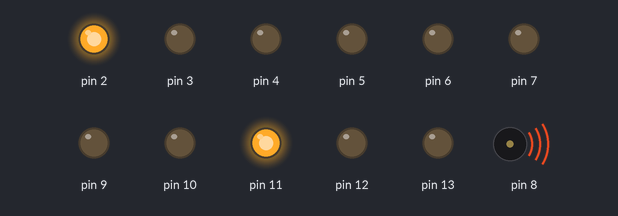
The sketch below on a simulated Arduino Uno, built with avr-gcc and run on an emulated ATmega328P. On the bench: output pins drawn as LEDs (lit = HIGH), buzzer (waves = sounding). Pins used as bus, display or sensor lines are not drawn.

Above: at 1.05 s.
At 8.6 s:
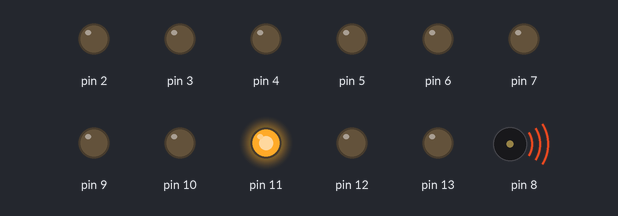
At 12.5 s:
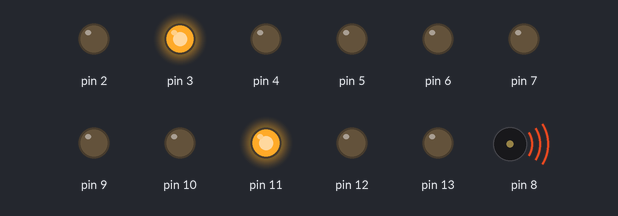
At 23.9 s:
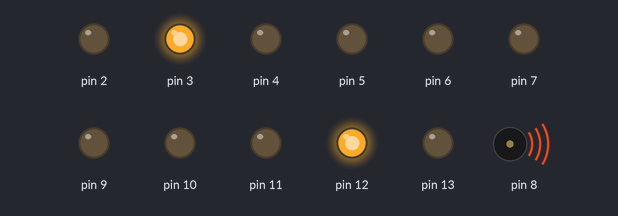
At 27.8 s:
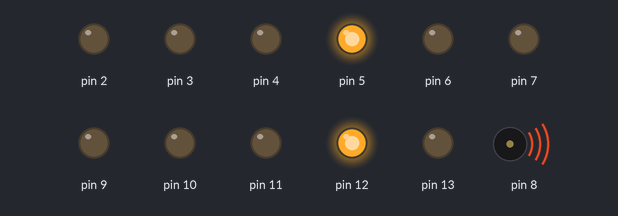
At 39.2 s:
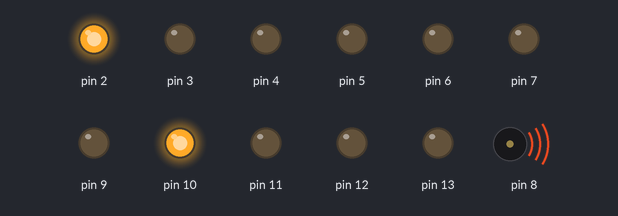
Timing chart, 0 to 40.0 s (numbered marks = the images above):
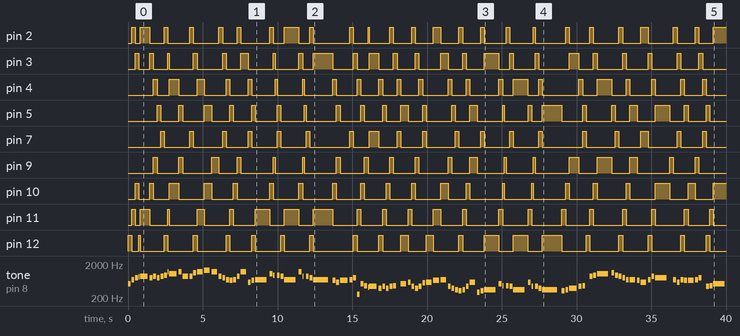

The sketch:

littleroot.ino
```cpp
 #include "pitches.h"

int DUR_SEMIBREVE_DOTTED = 3000;
int DUR_SEMIBREVE = 1500;
int DUR_MINIM_DOTTED = DUR_SEMIBREVE / 3 * 2;
int DUR_MINIM = DUR_SEMIBREVE / 2;
int DUR_CROCHET_DOTTED = DUR_SEMIBREVE / 3;
int DUR_CROCHET = DUR_SEMIBREVE / 4;
int DUR_QUAVER_DOTTED = DUR_SEMIBREVE / 6;
int DUR_QUAVER = DUR_SEMIBREVE / 8;
int DUR_SEMIQUAVER_DOTTED = DUR_SEMIBREVE / 12;
int DUR_SEMIQUAVER = DUR_SEMIBREVE / 16;
int DUR_DEMISEMIQUAVER_DOTTED = DUR_SEMIBREVE / 24;
int DUR_DEMISEMIQUAVER = DUR_SEMIBREVE / 32;

int introMelody[] = {
  NOTE_C5, NOTE_F5, NOTE_G5
};

int introNoteDurations[] = {
  DUR_QUAVER, DUR_QUAVER, DUR_QUAVER
};

int loopedMelody[] = {
//verse1
  NOTE_GS5, NOTE_A5, NOTE_G5, NOTE_A5, NOTE_G5, NOTE_A5, NOTE_AS5,
  NOTE_D6, NOTE_C6, NOTE_D6, NOTE_A5, NOTE_A5, NOTE_CS6,
  NOTE_D6, NOTE_E6, NOTE_D6, NOTE_A5, NOTE_G5,
  NOTE_F5, NOTE_E5, NOTE_F5, NOTE_A5, NOTE_D6, NOTE_D5, NOTE_E5,

  NOTE_F5, NOTE_C6, NOTE_AS5, 0, NOTE_AS5, NOTE_A5,
  NOTE_F5, NOTE_D6, NOTE_A5, 0, NOTE_A5, NOTE_G5,
  NOTE_F5, NOTE_E5, NOTE_D5,
  NOTE_E5, NOTE_F5, NOTE_G5, NOTE_C4, NOTE_C5, NOTE_AS4,

//verse2
  NOTE_GS4, NOTE_A4, NOTE_G4, NOTE_A4, NOTE_G4, NOTE_A4, NOTE_AS4,
  0, NOTE_C5, NOTE_D5, NOTE_A4, NOTE_G4, NOTE_A4, NOTE_CS5,
  NOTE_D5, NOTE_E5, NOTE_F5, NOTE_A4, NOTE_G4,
  NOTE_F4, NOTE_E4, NOTE_F4, NOTE_A4, NOTE_D5, NOTE_D4, NOTE_E4,

  NOTE_F4, NOTE_C5, NOTE_AS4, 0, NOTE_AS4, NOTE_A4,
  NOTE_F4, NOTE_D5, NOTE_A4, 0, NOTE_A4, NOTE_G4,
  NOTE_F4, NOTE_E4, NOTE_F4,
  NOTE_G4, NOTE_A4, NOTE_AS4, 0, NOTE_A5, NOTE_AS5,

//verse3
  NOTE_C6, NOTE_CS6, NOTE_AS5, NOTE_A5, NOTE_G5,
  NOTE_F5, NOTE_F5, NOTE_E5, NOTE_D5, NOTE_F5, NOTE_A5,
  NOTE_G5, 0, NOTE_F5, NOTE_D5, NOTE_F5,
  NOTE_E5, NOTE_E5, NOTE_F5, NOTE_G5, 0, NOTE_A4, NOTE_AS4,

  NOTE_C5, NOTE_CS5, NOTE_A4, NOTE_CS5, NOTE_E5,
  NOTE_G5, NOTE_F5, NOTE_E5, NOTE_F5, NOTE_D5, NOTE_F5, NOTE_A5,
  NOTE_G5, 0, NOTE_F5, NOTE_D5, NOTE_F5,
  NOTE_E5, NOTE_E5, NOTE_F5, NOTE_G5, 0, NOTE_AS5, NOTE_G5
};

int loopedNoteDurations[] = {
//verse1
  DUR_DEMISEMIQUAVER_DOTTED, DUR_CROCHET_DOTTED, DUR_QUAVER, DUR_QUAVER, DUR_QUAVER, DUR_QUAVER, DUR_QUAVER,
  DUR_DEMISEMIQUAVER_DOTTED, DUR_CROCHET_DOTTED, DUR_QUAVER, DUR_CROCHET, DUR_QUAVER, DUR_QUAVER,
  DUR_CROCHET, DUR_CROCHET, DUR_CROCHET, DUR_QUAVER, DUR_QUAVER,
  DUR_QUAVER, DUR_QUAVER, DUR_QUAVER, DUR_QUAVER, DUR_CROCHET, DUR_QUAVER, DUR_QUAVER,

  DUR_MINIM, DUR_QUAVER, DUR_SEMIQUAVER, DUR_SEMIQUAVER, DUR_QUAVER, DUR_QUAVER,
  DUR_MINIM, DUR_QUAVER, DUR_SEMIQUAVER, DUR_SEMIQUAVER, DUR_QUAVER, DUR_QUAVER,
  DUR_MINIM_DOTTED, DUR_QUAVER, DUR_QUAVER,
  DUR_CROCHET_DOTTED, DUR_QUAVER, DUR_QUAVER, DUR_QUAVER, DUR_QUAVER, DUR_QUAVER,

//verse2
  DUR_DEMISEMIQUAVER_DOTTED, DUR_CROCHET_DOTTED, DUR_QUAVER, DUR_QUAVER, DUR_QUAVER, DUR_QUAVER, DUR_QUAVER,
  DUR_QUAVER, DUR_CROCHET, DUR_QUAVER, DUR_QUAVER, DUR_QUAVER, DUR_QUAVER, DUR_QUAVER,
  DUR_CROCHET, DUR_CROCHET, DUR_CROCHET, DUR_QUAVER, DUR_QUAVER,
  DUR_QUAVER, DUR_QUAVER, DUR_QUAVER, DUR_QUAVER, DUR_CROCHET, DUR_QUAVER, DUR_QUAVER,

  DUR_MINIM, DUR_QUAVER, DUR_SEMIQUAVER, DUR_SEMIQUAVER, DUR_QUAVER, DUR_QUAVER,
  DUR_MINIM, DUR_QUAVER, DUR_SEMIQUAVER, DUR_SEMIQUAVER, DUR_QUAVER, DUR_QUAVER,
  DUR_MINIM_DOTTED, DUR_QUAVER, DUR_QUAVER,
  DUR_CROCHET_DOTTED, DUR_QUAVER, DUR_QUAVER, DUR_QUAVER, DUR_QUAVER, DUR_QUAVER,

//  verse3
  DUR_MINIM, DUR_QUAVER, DUR_QUAVER, DUR_QUAVER, DUR_QUAVER,
  DUR_QUAVER, DUR_CROCHET, DUR_QUAVER, DUR_CROCHET, DUR_QUAVER, DUR_QUAVER,
  DUR_MINIM, DUR_QUAVER, DUR_QUAVER, DUR_QUAVER, DUR_QUAVER,
  DUR_QUAVER, DUR_CROCHET, DUR_QUAVER, DUR_QUAVER, DUR_QUAVER, DUR_QUAVER, DUR_QUAVER,

  DUR_MINIM, DUR_QUAVER, DUR_QUAVER, DUR_QUAVER, DUR_QUAVER,
  DUR_QUAVER, DUR_QUAVER, DUR_QUAVER, DUR_QUAVER, DUR_CROCHET, DUR_QUAVER, DUR_QUAVER,
  DUR_MINIM, DUR_QUAVER, DUR_QUAVER, DUR_QUAVER, DUR_QUAVER,
  DUR_QUAVER, DUR_CROCHET, DUR_QUAVER, DUR_QUAVER, DUR_QUAVER, DUR_QUAVER, DUR_QUAVER,
};

void playMusic(int noteDurations[], int melody[], int totalNoteCount) {

   for (int thisNote = 0; thisNote < totalNoteCount ; thisNote++) {
    int currentLEDLeft = (thisNote % 5) + 1;
    int currentLEDRight = 13 - (thisNote % 6) - 1;

    int noteDuration = noteDurations[thisNote];
    tone(8, melody[thisNote], noteDuration);
    digitalWrite(currentLEDLeft, HIGH);
    digitalWrite(currentLEDRight, HIGH);

    int pauseBetweenNotes = noteDuration * 1.30;
    delay(pauseBetweenNotes);

    noTone(8);
    digitalWrite(currentLEDLeft, LOW);
    digitalWrite(currentLEDRight, LOW);
  }
}

void registerOutput() {
  for (int i=2; i<14; i++)
  {
    pinMode(i, OUTPUT);
  }
}

void setup() {
  registerOutput();
  playMusic(introNoteDurations, introMelody, sizeof(introNoteDurations) / 2);
}

void loop() {
  playMusic(loopedNoteDurations, loopedMelody, sizeof(loopedNoteDurations) / 2);
}
```

pitches.h
```cpp
/*************************************************
 * Public Constants
 *************************************************/

#define NOTE_B0  31
#define NOTE_C1  33
#define NOTE_CS1 35
#define NOTE_D1  37
#define NOTE_DS1 39
#define NOTE_E1  41
#define NOTE_F1  44
#define NOTE_FS1 46
#define NOTE_G1  49
#define NOTE_GS1 52
#define NOTE_A1  55
#define NOTE_AS1 58
#define NOTE_B1  62
#define NOTE_C2  65
#define NOTE_CS2 69
#define NOTE_D2  73
#define NOTE_DS2 78
#define NOTE_E2  82
#define NOTE_F2  87
#define NOTE_FS2 93
#define NOTE_G2  98
#define NOTE_GS2 104
#define NOTE_A2  110
#define NOTE_AS2 117
#define NOTE_B2  123
#define NOTE_C3  131
#define NOTE_CS3 139
#define NOTE_D3  147
#define NOTE_DS3 156
#define NOTE_E3  165
#define NOTE_F3  175
#define NOTE_FS3 185
#define NOTE_G3  196
#define NOTE_GS3 208
#define NOTE_A3  220
#define NOTE_AS3 233
#define NOTE_B3  247
#define NOTE_C4  262
#define NOTE_CS4 277
#define NOTE_D4  294
#define NOTE_DS4 311
#define NOTE_E4  330
#define NOTE_F4  349
#define NOTE_FS4 370
#define NOTE_G4  392
#define NOTE_GS4 415
#define NOTE_A4  440
#define NOTE_AS4 466
#define NOTE_B4  494
#define NOTE_C5  523
#define NOTE_CS5 554
#define NOTE_D5  587
#define NOTE_DS5 622
#define NOTE_E5  659
#define NOTE_F5  698
#define NOTE_FS5 740
#define NOTE_G5  784
#define NOTE_GS5 831
#define NOTE_A5  880
#define NOTE_AS5 932
#define NOTE_B5  988
#define NOTE_C6  1047
#define NOTE_CS6 1109
#define NOTE_D6  1175
#define NOTE_DS6 1245
#define NOTE_E6  1319
#define NOTE_F6  1397
#define NOTE_FS6 1480
#define NOTE_G6  1568
#define NOTE_GS6 1661
#define NOTE_A6  1760
#define NOTE_AS6 1865
#define NOTE_B6  1976
#define NOTE_C7  2093
#define NOTE_CS7 2217
#define NOTE_D7  2349
#define NOTE_DS7 2489
#define NOTE_E7  2637
#define NOTE_F7  2794
#define NOTE_FS7 2960
#define NOTE_G7  3136
#define NOTE_GS7 3322
#define NOTE_A7  3520
#define NOTE_AS7 3729
#define NOTE_B7  3951
#define NOTE_C8  4186
#define NOTE_CS8 4435
#define NOTE_D8  4699
#define NOTE_DS8 4978
```

Measured:
- by itself, pin 2: HIGH → LOW at 0.49 s, → HIGH 0.32 s later, → LOW 0.65 s later, → HIGH 0.97 s later, … (48 changes in this stretch)
- by itself, pin 4: LOW → HIGH at 1.7 s, → LOW 0.24 s later, → HIGH 0.81 s later, → LOW 0.65 s later, … (46 changes in this stretch)
- by itself, pin 5: LOW → HIGH at 1.9 s, → LOW 0.24 s later, → HIGH 1.2 s later, → LOW 0.24 s later, … (46 changes in this stretch)
- by itself, pin 7: LOW → HIGH at 2.2 s, → LOW 0.24 s later, → HIGH 1.7 s later, → LOW 0.24 s later, … (38 changes in this stretch)
- by itself, pin 9: LOW → HIGH at 1.7 s, → LOW 0.24 s later, → HIGH 1.5 s later, → LOW 0.24 s later, … (38 changes in this stretch)
- by itself, pin 10: HIGH → LOW at 0.73 s, → HIGH 0.73 s later, → LOW 0.24 s later, → HIGH 1.1 s later, … (40 changes in this stretch)
- by itself, tone on pin 8: plays 523 Hz for 0.19 s, 698 Hz for 0.19 s, 784 Hz for 0.19 s, 831 Hz for 0.06 s, 880 Hz for 0.50 s, 784 Hz for 0.19 s … (112 notes in this stretch)
